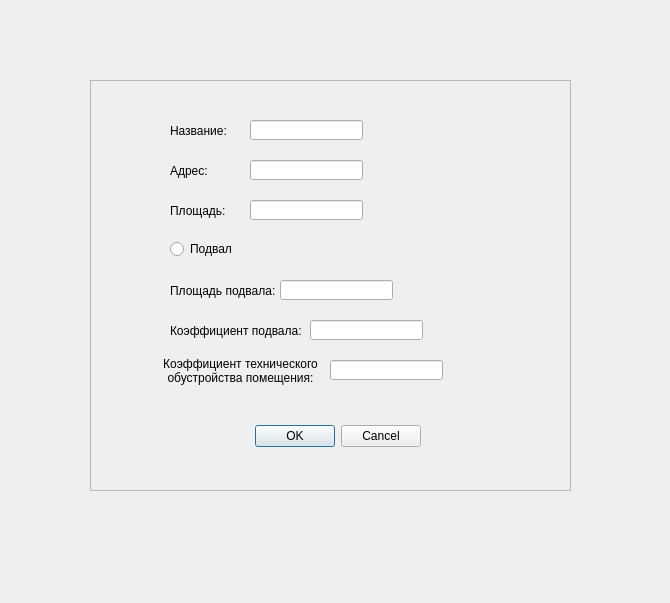
<?xml version="1.0" encoding="UTF-8"?>
<ui version="4.0">
 <class>NewObject</class>
 <widget class="QDialog" name="NewObject">
  <property name="geometry">
   <rect>
    <x>0</x>
    <y>0</y>
    <width>670</width>
    <height>603</height>
   </rect>
  </property>
  <property name="windowTitle">
   <string>Новый объект</string>
  </property>
  <widget class="QFrame" name="frame">
   <property name="geometry">
    <rect>
     <x>90</x>
     <y>80</y>
     <width>481</width>
     <height>411</height>
    </rect>
   </property>
   <property name="autoFillBackground">
    <bool>true</bool>
   </property>
   <property name="frameShape">
    <enum>QFrame::StyledPanel</enum>
   </property>
   <property name="frameShadow">
    <enum>QFrame::Raised</enum>
   </property>
   <widget class="QDialogButtonBox" name="buttonBox">
    <property name="geometry">
     <rect>
      <x>-290</x>
      <y>340</y>
      <width>621</width>
      <height>32</height>
     </rect>
    </property>
    <property name="orientation">
     <enum>Qt::Horizontal</enum>
    </property>
    <property name="standardButtons">
     <set>QDialogButtonBox::Cancel|QDialogButtonBox::Ok</set>
    </property>
   </widget>
   <widget class="QLabel" name="label">
    <property name="geometry">
     <rect>
      <x>80</x>
      <y>30</y>
      <width>61</width>
      <height>41</height>
     </rect>
    </property>
    <property name="text">
     <string>Название:</string>
    </property>
   </widget>
   <widget class="QLabel" name="label_2">
    <property name="geometry">
     <rect>
      <x>80</x>
      <y>70</y>
      <width>61</width>
      <height>41</height>
     </rect>
    </property>
    <property name="text">
     <string>Адрес:</string>
    </property>
   </widget>
   <widget class="QLabel" name="label_3">
    <property name="geometry">
     <rect>
      <x>80</x>
      <y>110</y>
      <width>61</width>
      <height>41</height>
     </rect>
    </property>
    <property name="text">
     <string>Площадь:</string>
    </property>
   </widget>
   <widget class="QLabel" name="label_4">
    <property name="geometry">
     <rect>
      <x>80</x>
      <y>190</y>
      <width>141</width>
      <height>41</height>
     </rect>
    </property>
    <property name="text">
     <string>Площадь подвала:</string>
    </property>
   </widget>
   <widget class="QRadioButton" name="radioButton">
    <property name="geometry">
     <rect>
      <x>80</x>
      <y>160</y>
      <width>80</width>
      <height>18</height>
     </rect>
    </property>
    <property name="text">
     <string>Подвал</string>
    </property>
   </widget>
   <widget class="QLabel" name="label_5">
    <property name="geometry">
     <rect>
      <x>70</x>
      <y>260</y>
      <width>161</width>
      <height>61</height>
     </rect>
    </property>
    <property name="text">
     <string>Коэффициент технического обустройства помещения:</string>
    </property>
    <property name="textFormat">
     <enum>Qt::MarkdownText</enum>
    </property>
    <property name="scaledContents">
     <bool>false</bool>
    </property>
    <property name="alignment">
     <set>Qt::AlignCenter</set>
    </property>
    <property name="wordWrap">
     <bool>true</bool>
    </property>
   </widget>
   <widget class="QLabel" name="label_7">
    <property name="geometry">
     <rect>
      <x>80</x>
      <y>230</y>
      <width>141</width>
      <height>41</height>
     </rect>
    </property>
    <property name="text">
     <string>Коэффициент подвала:</string>
    </property>
   </widget>
   <widget class="QLineEdit" name="lineEdit">
    <property name="geometry">
     <rect>
      <x>160</x>
      <y>40</y>
      <width>113</width>
      <height>20</height>
     </rect>
    </property>
   </widget>
   <widget class="QLineEdit" name="lineEdit_2">
    <property name="geometry">
     <rect>
      <x>160</x>
      <y>80</y>
      <width>113</width>
      <height>20</height>
     </rect>
    </property>
   </widget>
   <widget class="QLineEdit" name="lineEdit_3">
    <property name="geometry">
     <rect>
      <x>160</x>
      <y>120</y>
      <width>113</width>
      <height>20</height>
     </rect>
    </property>
   </widget>
   <widget class="QLineEdit" name="lineEdit_4">
    <property name="geometry">
     <rect>
      <x>190</x>
      <y>200</y>
      <width>113</width>
      <height>20</height>
     </rect>
    </property>
   </widget>
   <widget class="QLineEdit" name="lineEdit_5">
    <property name="geometry">
     <rect>
      <x>220</x>
      <y>240</y>
      <width>113</width>
      <height>20</height>
     </rect>
    </property>
   </widget>
   <widget class="QLineEdit" name="lineEdit_6">
    <property name="geometry">
     <rect>
      <x>240</x>
      <y>280</y>
      <width>113</width>
      <height>20</height>
     </rect>
    </property>
   </widget>
  </widget>
 </widget>
 <resources/>
 <connections>
  <connection>
   <sender>buttonBox</sender>
   <signal>accepted()</signal>
   <receiver>NewObject</receiver>
   <slot>accept()</slot>
   <hints>
    <hint type="sourcelabel">
     <x>248</x>
     <y>254</y>
    </hint>
    <hint type="destinationlabel">
     <x>157</x>
     <y>274</y>
    </hint>
   </hints>
  </connection>
  <connection>
   <sender>buttonBox</sender>
   <signal>rejected()</signal>
   <receiver>NewObject</receiver>
   <slot>reject()</slot>
   <hints>
    <hint type="sourcelabel">
     <x>316</x>
     <y>260</y>
    </hint>
    <hint type="destinationlabel">
     <x>286</x>
     <y>274</y>
    </hint>
   </hints>
  </connection>
 </connections>
</ui>
